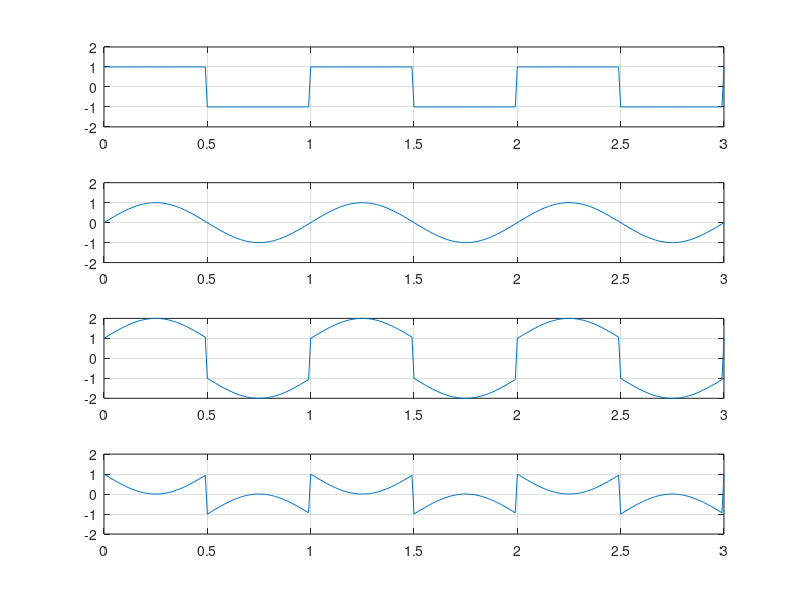

This chart was generated by the following MATLAB code:
t=0:.01:3;
f=1;
x=square(2*pi*f*t);
y=sin(2*pi*f*t);
add=x+y;
sub=x-y;
figure
subplot(4,1,1)
plot(t,x)
axis([0 3 -2 2]);
grid on
subplot(4,1,2)
plot(t,y)
axis([0 3 -2 2]);
grid on
subplot(4,1,3)
plot(t,add)
axis([0 3 -2 2]);
grid on
subplot(4,1,4)
plot(t,sub)
axis([0 3 -2 2]);
grid on